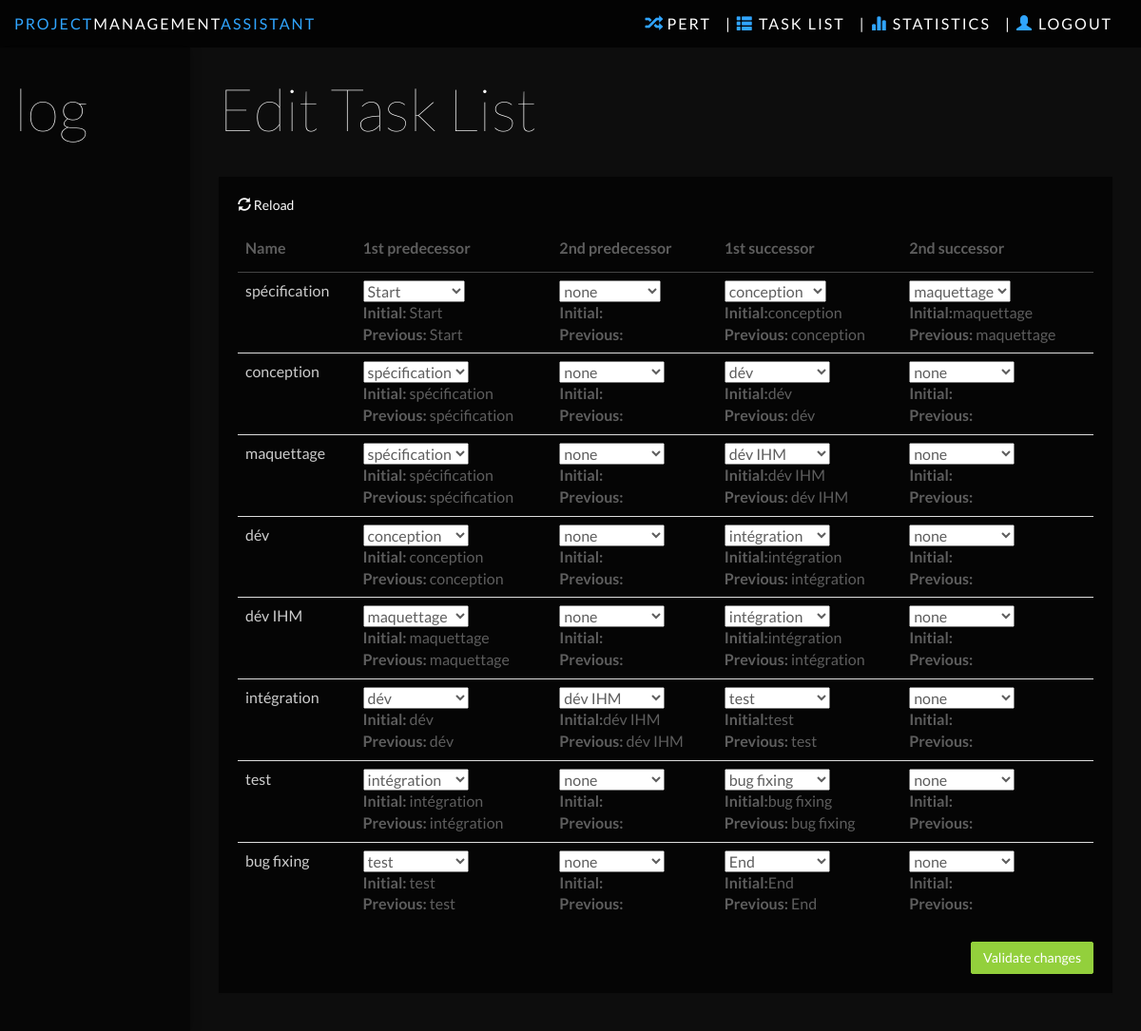
The app's page /tasklist_edit.php with its own data.
### tables this page shows
CREATE TABLE IF NOT EXISTS `tache` (
  `id` int(10) NOT NULL AUTO_INCREMENT,
  `idProjet` int(10) NOT NULL,
  `idRessource` int(10) NOT NULL,
  `nom` varchar(50) NOT NULL,
  `suivant1` varchar(50) NOT NULL,
  `suivant2` varchar(50) NOT NULL,
  `precedent1` varchar(50) NOT NULL,
  `precedent2` varchar(50) NOT NULL,
  PRIMARY KEY (`id`)
);

### models/cnx.php (called while the page is built)
<?php
function getBdd() {
	try
	{
		$bdd = new PDO('mysql:host=localhost;dbname=m1bd;charset=utf8', 'root', '');
	}
	catch(Exception $e)
	{
	        die('Erreur : '.$e->getMessage());
	}
  return $bdd;
}
?>

### models/Project.php (called while the page is built, shortened)
<?php
require("Task.php");
class Project
{
	var $listeRessources;
	var $listeSimulateurs;
	var $bdd;
	private static $_instance = null;
	function __construct($id, $nom, $tacheDebut, $tacheFin)
	{
		$this->listeRessources = array();
		$this->listeSimulateurs = array();
		$this->bdd = getBdd();
		$this->loadListeRessources();
		$this->loadListeTaches();
		$this->loadListeSimulateurs();
	}
	function loadListeTaches()
	{
		$reponse = $this->bdd->query('SELECT * FROM tache');
		while ($donnees = $reponse->fetch())
		{
			$tache = new Task($donnees['id'], $donnees['nom'], $donnees['precedent1'], $donnees['precedent2'], $donnees['suivant1'], $donnees['suivant2'], $this);
			$tache->loadLoi();
			$tache->loadRessource();
		}
	}
	function loadListeSimulateurs()
	{
		$reponse = $this->bdd->query('SELECT * FROM simulateur');
		while ($donnees = $reponse->fetch())
		{
			$simulateur = NULL;
			if($donnees['typeSimulateur'] == SimulateurEnum::ChargeGlobale) {
				$simulateur = new SimulationChargeGlobale($donnees['typeSimulateur'], $donnees['nbEchantillons'], $donnees['largeurIntervalle'], $this);
			} else if ($donnees['typeSimulateur'] == SimulateurEnum::CoutGlobal) {
				$simulateur = new SimulationCoutGlobal($donnees['typeSimulateur'], $donnees['nbEchantillons'], $donnees['largeurIntervalle'], $this);
			} else if ($donnees['typeSimulateur'] == SimulateurEnum::MargeFinanciere) {
				$simulateur = new SimulationMargeFinanciere($donnees['typeSimulateur'], $donnees['nbEchantillons'], $donnees['largeurIntervalle'], $this);
			}
			$simulateur->probabilite = $donnees['probabilite'];
			$simulateur->charge = $donnees['charge'];
			array_push($this->listeSimulateurs, $simulateur);
		}
	}
	function loadListeRessources() {
		$reponse = $this->bdd->query('SELECT * FROM ressource');
		while ($donnees = $reponse->fetch())
		{
			$ressource = new Ressource($donnees['id'], $donnees['nom'], $donnees['cout']);
			array_push($this->listeRessources, $ressource);
		}
	}
	public static function getInstance() {
		if(is_null(self::$_instance)) {
			self::$_instance = new Project(1, 'Gna', null, null);
		}
		return self::$_instance;
	}
}
?>

### models/Task.php (called while the page is built, shortened)
<?php
require("cnx.php");
class Task
{
	var $id;
	var $bdd;
	function __construct($id, $nom, $precedent1, $precedent2, $suivant1, $suivant2, $projet)
	{
		$this->id = $id;
		$this->nom = $nom;
		$this->precedent1 = $precedent1;
		$this->precedent2 = $precedent2;
		$this->suivant1 = $suivant1;
		$this->suivant2 = $suivant2;
		$this->bdd = getBdd();
	}
	public function loadLoi()
	{
		$reponse = $this->bdd->query('SELECT l.* FROM tache t, loi l where t.id = l.idTache');
		$loi = $reponse->fetch();
		if($loi['nom'] == LoiEnum::Beta) {
			$reponse = $this->bdd->query('SELECT b.* FROM loi l, loiBeta b where l.id = b.id');
			$beta = $reponse->fetch();
		} else if($loi['nom'] == LoiEnum::Triangulaire) {
			$reponse = $this->bdd->query('SELECT t.* FROM loi l, loiTriangulaire t where l.id = t.id');
			$triangulaire = $reponse->fetch();
			$this->loi = new LoiTriangulaire($loi['valeurMin'], $loi['valeurMax'], $triangulaire['c']);
		} else if($loi['nom'] == LoiEnum::Normale) {
			$reponse = $this->bdd->query('SELECT n.* FROM loi l, loiNormale n where l.id = n.id');
			$normale = $reponse->fetch();
			$this->loi = new LoiNormaleTronquee($loi['valeurMin'], $loi['valeurMax'], $normale['mu'], $normale['sigma']);
		} else if($loi['nom'] == LoiEnum::Uniforme) {
			$this->loi = new LoiRand($loi['valeurMin'], $loi['valeurMax']);
		} else if($loi['nom'] == LoiEnum::SansLoi) {
			$this->loi = new SansLoi($loi['valeurMax']);
		}
	}
	public function loadRessource() {
		$this->bdd->setAttribute(PDO::ATTR_ERRMODE, PDO::ERRMODE_EXCEPTION);
		$q = $this->bdd->prepare("SELECT r.* FROM tache t, ressource r WHERE t.idRessource = r.id AND t.id = ?");
		$q->execute(array($this->id));
		$ressource = $q->fetch(PDO::FETCH_ASSOC);
	}
}
?>

### tasklist_edit.php (the view, shortened to what this page needs)
<?php
require("models/Project.php");
$project = Project::getInstance();
?>
<html>
<head>
    <link href="css/bootstrap.min.css" rel="stylesheet">
    <link href="css/styles.css" rel="stylesheet">
    <link href="css/joint.css" rel="stylesheet">
</head>
<body>
<?php
require 'navbar.php';
?>
<div class="col-sm-3 col-lg-2 sidebar">
    <div class="col-lg-12">
        <h1 class="page-header">log</h1>
    </div>
</div>
<div class="col-sm-9 col-sm-offset-3 col-lg-10 col-lg-offset-2 main">
    <div class="row">
        <div class="col-lg-12">
            <h1 class="page-header">Edit Task List</h1>
        </div>
    </div>
    <div class="row">
        <div class="col-lg-12">
            <div class="panel panel-default">
                <div class="panel-body">
                    <p><a href="tasklist_edit.php" style="text-decoration: none;"><span class="glyphicon glyphicon-refresh"></span> Reload</a></p>
                    <table class="table" id="tableEdition" style="color: #5e5e5e;">
                        <thead>
                        <tr>
                            <th>Name</th>
                            <th>1st predecessor</th>
                            <th>2nd predecessor</th>
                            <th>1st successor</th>
                            <th>2nd successor</th>
                        </tr>
                        </thead>
                        <tbody>
                        <?php foreach ($project->listeTaches as $task) { ?>
                        <tr>
                            <td><p class="nom"><?php echo $task->nom;?></p></td>
                            <td>
                                <select class="precs1" id="prec1OfTask<?php echo $task->id;?>">
                                    <option <?php if($task->precedent1 === 'Start') { ?> selected="selected" <?php } ?> value="Start">Start</option>
                                    <?php foreach ($project->listeTaches as $t) {
                                        if ($task->id !== $t->id) { ?>
                                            <option <?php if($task->precedent1 == $t->nom) {?> selected="selected" <?php } ?> value="<?php echo $t->nom;?>"><?php echo $t->nom?></option>
                                        <?php }?>
                                    <?php } ?>
                                </select>
                                <div class="initial"><b>Initial: </b><span class="init"><?php echo $task->precedent1 ?></span></div>
                                <div class="previous"><b>Previous: </b><span class='prev'><?php echo $task->precedent1 ?></span></div>
                            </td>
                            <td>
                                <select class="precs2" id="prec2OfTask<?php echo $task->id;?>">
                                    <option <?php if($task->precedent2 === '') { ?> selected="selected" <?php } ?> value="">none</option>
                                    <?php foreach ($project->listeTaches as $t) {
                                        if ($task->id !== $t->id) { ?>
                                            <option <?php if($task->precedent2 == $t->nom) {?> selected="selected" <?php } ?> value="<?php echo $t->nom;?>"><?php echo $t->nom?></option>
                                        <?php }?>
                                    <?php } ?>
                                </select>
                                <div class="initial"><b>Initial:</b><span class="init"><?php echo $task->precedent2 ?></span></div>
                                <div class="previous"><b>Previous: </b><span class='prev'><?php echo $task->precedent2 ?></span></div>
                            </td>
                            <td>
                                <select class="suivs1" id="suiv1OfTask<?php echo $task->id;?>">
                                    <?php foreach ($project->listeTaches as $t) {
                                        if ($task->id !== $t->id) { ?>
                                            <option <?php if($task->suivant1 == $t->nom) {?> selected="selected" <?php } ?> value="<?php echo $t->nom;?>"><?php echo $t->nom?></option>
                                        <?php }?>
                                    <?php } ?>
                                    <option <?php if($task->suivant1 === 'End') { ?> selected="selected" <?php } ?> value="End">End</option>
                                </select>
                                <div class="initial"><b>Initial:</b><span class="init"><?php echo $task->suivant1 ?></span></div>
                                <div class="previous"><b>Previous: </b><span class='prev'><?php echo $task->suivant1 ?></span></div>
                            </td>
                            <td>
                                <select class="suivs2" id="suiv2OfTask<?php echo $task->id;?>">
                                    <option <?php if($task->suivant2 === '') { ?> selected="selected" <?php } ?> value="">none</option>
                                    <?php foreach ($project->listeTaches as $t) {
                                        if ($task->id !== $t->id) { ?>
                                            <option <?php if($task->suivant2 == $t->nom) {?> selected="selected" <?php } ?> value="<?php echo $t->nom;?>"><?php echo $t->nom?></option>
                                        <?php }?>
                                    <?php } ?>
                                </select>
                                <div class="initial"><b>Initial:</b><span class="init"><?php echo $task->suivant2 ?></span></div>
                                <div class="previous"><b>Previous: </b><span class='prev'><?php echo $task->suivant2 ?></span></div>
                            </td>
                        </tr>
                        <?php } ?>
                        </tbody>
                    </table>
                    <form id="validateTableForm" method="POST" action="update.php">
                        <button class="btn btn-success pull-right" type="submit">Validate changes</button>
                    </form>
                </div>
            </div>
        </div>
    </div>
</div>
</body>
</html>

### css/styles.css (style rules this page uses)
body { background-color: #0d0d0d; background-image: url(../img/bg.jpg); background-size: cover; -webkit-background-size: cover; -moz-background-size: cover; -o-background-size: cover; font-family: 'Lato'; padding-top: 50px; color: #fff; }
.row { margin: 0; }
.panel-body { padding: 20px; }
.main { padding-bottom: 20px; }
p { color: #ccc; }
a, a:hover, a:focus { color: #fff; }
h1, h2, h3, h4, h5, h6 { color: #fff; }
h1 { font-weight: 100; font-size: 62px; }
.btn-success, .btn-success:hover, .btn-success:focus, .btn-success:active, .btn-success.active, .open > .dropdown-toggle.btn-success, .btn-success.disabled, .btn-success[disabled], fieldset[disabled] .btn-success, .btn-success.disabled:hover, .btn-success[disabled]:hover, fieldset[disabled] .btn-success:hover, .btn-success.disabled:focus, .btn-success[disabled]:focus, fieldset[disabled] .btn-success:focus, .btn-success.disabled:active, .btn-success[disabled]:active, fieldset[disabled] .btn-success:active, .btn-success.disabled.active, .btn-success[disabled].active, fieldset[disabled] .btn-success.active { background-color: #93d03c; border-color: #93d03c; }
.btn { border-radius: 2px; }
.panel { border: 0; background: #333; background: rgba(0, 0, 0, .65); border-radius: 0; margin-top: -1px; }
.sidebar { display: block; background-color: #333; background: rgba(0, 0, 0, .5); padding: 0; display: none; }
@media (min-width: 768px) { .sidebar { display: block; position: fixed; top: 50px; bottom: 0; left: 0; z-index: 1000; display: block; margin: 0; padding: 0; overflow-x: hidden; overflow-y: auto; box-shadow: 1px 0px 10px rgba(0, 0, 0, .25); } }
h1.page-header { margin-top: 30px; margin-bottom: 30px; border-bottom: 0; color: #fff; }
.table { background: none; }
.table>thead>tr>th { border-bottom: 1px solid #444; vertical-align: middle; height: 50px; }

### records on screen
tache: nom "spécification", precedent1+id "Start", precedent1 "Start", precedent2+id "none", suivant1+id "conception", suivant1 "conception", suivant2+id "maquettage", suivant2 "maquettage"
tache: nom "conception", precedent1+id "spécification", precedent1 "spécification", precedent2+id "none", suivant1+id "dév", suivant1 "dév", suivant2+id "none"
tache: nom "maquettage", precedent1+id "spécification", precedent1 "spécification", precedent2+id "none", suivant1+id "dév IHM", suivant1 "dév IHM", suivant2+id "none"
tache: nom "dév", precedent1+id "conception", precedent1 "conception", precedent2+id "none", suivant1+id "intégration", suivant1 "intégration", suivant2+id "none"
tache: nom "dév IHM", precedent1+id "maquettage", precedent1 "maquettage", precedent2+id "none", suivant1+id "intégration", suivant1 "intégration", suivant2+id "none"
tache: nom "intégration", precedent1+id "dév", precedent1 "dév", precedent2+id "dév IHM", precedent2 "dév IHM", suivant1+id "test", suivant1 "test", suivant2+id "none"
tache: nom "test", precedent1+id "intégration", precedent1 "intégration", precedent2+id "none", suivant1+id "bug fixing", suivant1 "bug fixing", suivant2+id "none"
tache: nom "bug fixing", precedent1+id "test", precedent1 "test", precedent2+id "none", suivant1+id "End", suivant1 "End", suivant2+id "none"
